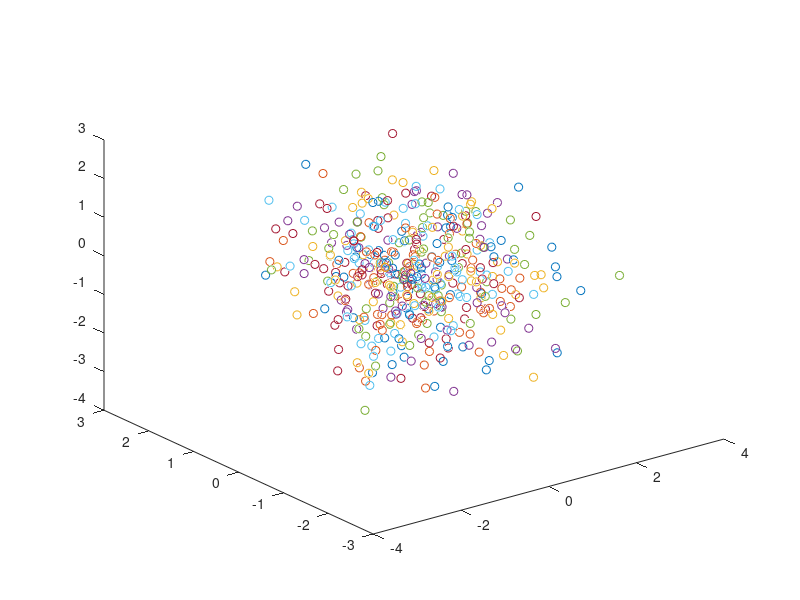

This chart was generated by the following MATLAB code:
% verlet_perplexity_vectorizado.m - Verlet vectorizado por Perplexity
% Usa bsxfun para aceleracion completamente vectorizada
% La version mas limpia de las optimizaciones IA
%
% Uso: octave verlet_perplexity_vectorizado

clearvars
tic
n=500
#Tensor de posiciones
X=randn(1,n,3);

#Tensor de velocidades
V=randn(1,n,3);

#Condiciones de integracion
dt=0.5;
T=600;
N=T/dt;

#Vector de masas del sitema
M=randn(n,1);

#Tensor de masa expandida
Mexpa=repmat(M,[1,n,3]);

function [A]=aceleracion(X,Mexpa,n)
  G=6.674e-11; #Constante de gravitación
  K=repmat(X,[n 1]); #Tensor con las coordenadas repetidas
  Rij=bsxfun(@minus,K,X); #Tensor de vectores rj-ri
  R=(vecnorm(Rij,2,3).^3 +eye(n)).^(-1)-eye(n); #Matriz de coeficientes 1/r^3
  A=-sum(bsxfun(@times,R.*Rij,Mexpa),1);
endfunction

#Cálculo de la posición del sitema en t=-dt
X(2,:,:)=X(1,:,:)+V*dt+0.5*aceleracion(X(1,:,:),Mexpa,n)*dt^2;

#Cálculo de la posición del sistema en t=0
X(3,:,:)=2*X(2,:,:)-X(1,:,:)+aceleracion(X(2,:,:),Mexpa,n)*dt^2;

#Bucle de integracion en el tiempo
for i=3:N
  X(i+1,:,:)=2*X(i,:,:)-X(i-1,:,:)+aceleracion(X(i,:,:),Mexpa,n)*dt^2;
end
toc
plot3(X(:,:,1),X(:,:,2),X(:,:,3),'o')
